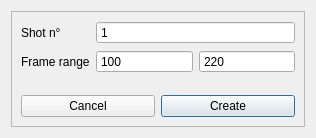
<?xml version="1.0" encoding="UTF-8"?>
<ui version="4.0">
 <class>Dialog</class>
 <widget class="QDialog" name="Dialog">
  <property name="geometry">
   <rect>
    <x>0</x>
    <y>0</y>
    <width>316</width>
    <height>138</height>
   </rect>
  </property>
  <property name="windowTitle">
   <string>Dialog</string>
  </property>
  <layout class="QVBoxLayout" name="verticalLayout">
   <property name="spacing">
    <number>1</number>
   </property>
   <item>
    <widget class="QFrame" name="shot_crea_main_frame">
     <property name="frameShape">
      <enum>QFrame::StyledPanel</enum>
     </property>
     <property name="frameShadow">
      <enum>QFrame::Raised</enum>
     </property>
     <layout class="QVBoxLayout" name="verticalLayout_2">
      <item>
       <layout class="QFormLayout" name="formLayout">
        <item row="0" column="0">
         <widget class="QLabel" name="label_3">
          <property name="text">
           <string>Shot n°</string>
          </property>
         </widget>
        </item>
        <item row="1" column="0">
         <widget class="QLabel" name="label_2">
          <property name="text">
           <string>Frame range</string>
          </property>
         </widget>
        </item>
        <item row="1" column="1">
         <layout class="QHBoxLayout" name="horizontalLayout_2">
          <item>
           <widget class="QSpinBox" name="shot_inFrame_spinBox">
            <property name="buttonSymbols">
             <enum>QAbstractSpinBox::NoButtons</enum>
            </property>
            <property name="minimum">
             <number>100</number>
            </property>
            <property name="maximum">
             <number>10000000</number>
            </property>
           </widget>
          </item>
          <item>
           <widget class="QSpinBox" name="shot_outFrame_spinBox">
            <property name="buttonSymbols">
             <enum>QAbstractSpinBox::NoButtons</enum>
            </property>
            <property name="minimum">
             <number>100</number>
            </property>
            <property name="maximum">
             <number>1000000000</number>
            </property>
            <property name="value">
             <number>220</number>
            </property>
           </widget>
          </item>
         </layout>
        </item>
        <item row="0" column="1">
         <widget class="QSpinBox" name="shote_name_spinBox">
          <property name="buttonSymbols">
           <enum>QAbstractSpinBox::NoButtons</enum>
          </property>
          <property name="minimum">
           <number>1</number>
          </property>
          <property name="maximum">
           <number>10000</number>
          </property>
         </widget>
        </item>
       </layout>
      </item>
      <item>
       <layout class="QHBoxLayout" name="horizontalLayout_4">
        <item>
         <widget class="QPushButton" name="shot_crea_cancel_pushButton">
          <property name="text">
           <string>Cancel</string>
          </property>
         </widget>
        </item>
        <item>
         <widget class="QPushButton" name="shot_crea_create_pushButton">
          <property name="text">
           <string>Create</string>
          </property>
          <property name="default">
           <bool>true</bool>
          </property>
         </widget>
        </item>
       </layout>
      </item>
     </layout>
    </widget>
   </item>
  </layout>
 </widget>
 <resources/>
 <connections>
  <connection>
   <sender>shot_crea_cancel_pushButton</sender>
   <signal>clicked()</signal>
   <receiver>Dialog</receiver>
   <slot>reject()</slot>
   <hints>
    <hint type="sourcelabel">
     <x>89</x>
     <y>122</y>
    </hint>
    <hint type="destinationlabel">
     <x>157</x>
     <y>80</y>
    </hint>
   </hints>
  </connection>
 </connections>
</ui>
